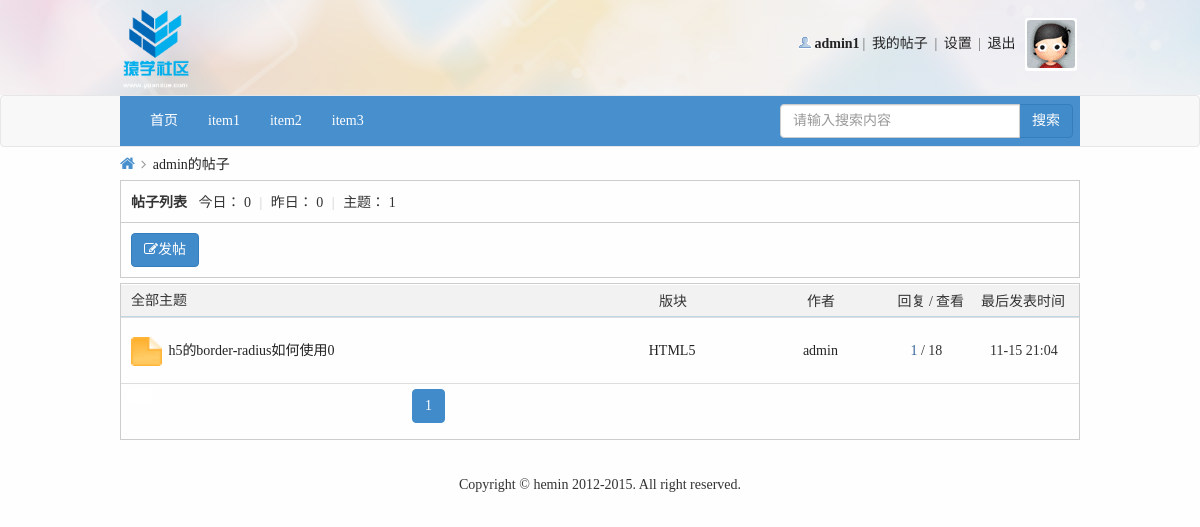
/userPost.php?uid=2 (signed in), run on an earlier commit of the app's database.
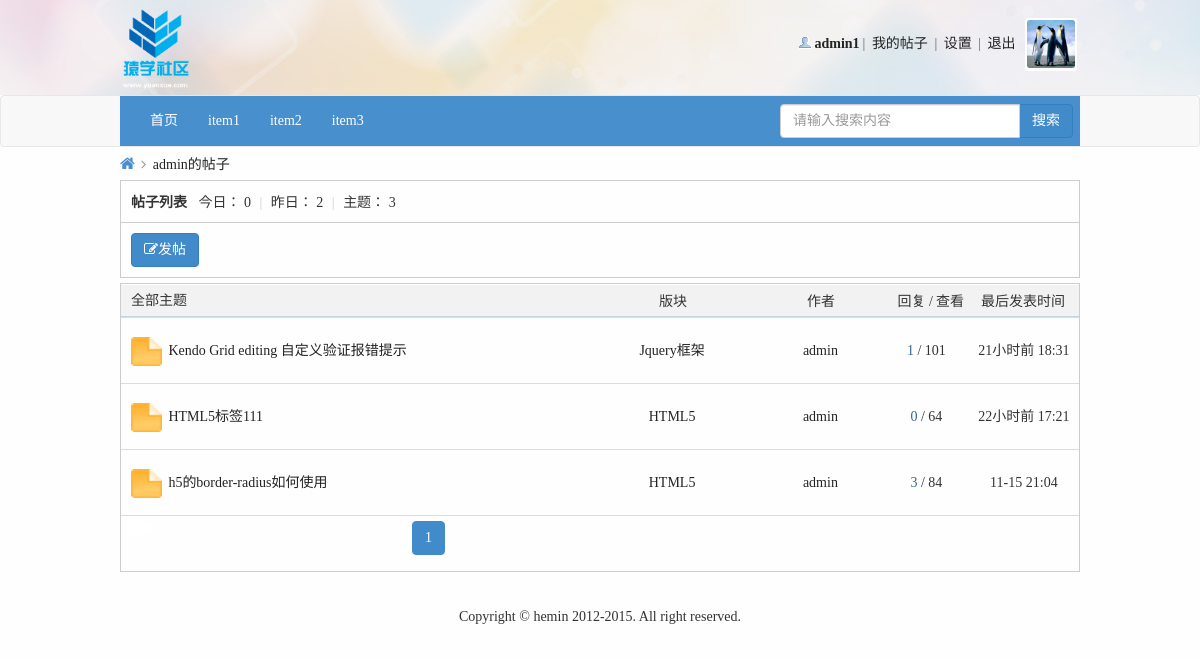
And on a later commit of the database.
### tables this page shows
CREATE TABLE IF NOT EXISTS `user` (
  `id` int(20) NOT NULL AUTO_INCREMENT COMMENT '唯一标识符',
  `name` varchar(200) NOT NULL COMMENT '用户名称',
  `psw` varchar(200) NOT NULL COMMENT '用户密码',
  `sex` varchar(200) NOT NULL DEFAULT '未填写' COMMENT '用户性别',
  `email` varchar(200) NOT NULL COMMENT '邮箱地址',
  `qq` varchar(200) NOT NULL DEFAULT '未填写' COMMENT '用户qq',
  `photo` varchar(200) NOT NULL COMMENT '用户头像',
  `level` int(11) NOT NULL DEFAULT '0' COMMENT '用户权限',
  `reallyName` varchar(200) NOT NULL DEFAULT '未填写' COMMENT '用户真实姓名',
  `birthday` varchar(200) NOT NULL DEFAULT '未填写' COMMENT '用户生日',
  `homeplace` varchar(200) NOT NULL DEFAULT '未填写' COMMENT '用户出生地',
  `bloodType` varchar(200) NOT NULL DEFAULT '未填写' COMMENT '用户血型',
  `fixedTel` varchar(200) NOT NULL DEFAULT '未填写' COMMENT '用户固定电话',
  `phone` varchar(200) NOT NULL DEFAULT '未填写' COMMENT '用户电话',
  `website` varchar(200) NOT NULL DEFAULT 'http://' COMMENT '用户主页',
  `school` varchar(200) NOT NULL DEFAULT '未填写' COMMENT '用户毕业学校',
  `degree` varchar(200) NOT NULL DEFAULT '未填写' COMMENT '用户学历',
  `company` varchar(200) NOT NULL DEFAULT '未填写' COMMENT '用户公司',
  `profession` varchar(200) NOT NULL DEFAULT '未填写' COMMENT '用户职业',
  `job` varchar(200) NOT NULL DEFAULT '未填写' COMMENT '用户职位',
  `income` varchar(200) NOT NULL DEFAULT '未填写' COMMENT '用户年收入',
  `registerTime` datetime NOT NULL COMMENT '注册时间',
  `lastLogin` datetime NOT NULL COMMENT '最后一次登录时间',
  PRIMARY KEY (`id`)
);

CREATE TABLE IF NOT EXISTS `post` (
  `postId` int(11) NOT NULL AUTO_INCREMENT COMMENT '帖子id',
  `postTitle` varchar(200) NOT NULL COMMENT '帖子标题',
  `postContent` varchar(2000) NOT NULL COMMENT '帖子内容',
  `postTime` datetime NOT NULL COMMENT '发帖时间',
  `tsmoduleId` int(11) NOT NULL COMMENT '所属子版块的id',
  `times` int(11) NOT NULL COMMENT '浏览次数',
  `postuid` int(11) NOT NULL COMMENT '发帖人id',
  `isTop` int(11) NOT NULL DEFAULT '0' COMMENT '是否置顶',
  `isBoutique` int(11) NOT NULL DEFAULT '0' COMMENT '是否加精',
  `updateTime` datetime NOT NULL COMMENT '当前条帖子有回复就更新',
  PRIMARY KEY (`postId`)
);

CREATE TABLE IF NOT EXISTS `sub_module` (
  `sid` int(20) NOT NULL AUTO_INCREMENT COMMENT '子版块id',
  `smoduleName` varchar(200) NOT NULL COMMENT '子版块名称',
  `smodulePic` varchar(200) NOT NULL COMMENT '子版块图片',
  `tParenModuleId` int(20) NOT NULL COMMENT '所属父版块id',
  `smoduleDesc` varchar(200) NOT NULL COMMENT '子版块描述',
  PRIMARY KEY (`sid`)
);

### inc/global.func.php (called while the page is built, shortened)
<?php
    function login_state($link){
        if (isset($_COOKIE['bs']['userName']) && isset($_COOKIE['bs']['psw'])){
            $sql = "select * from user where name='{$_COOKIE['bs']['userName']}' and psw='{$_COOKIE['bs']['psw']}'";
            $result = execute($link, $sql);
            if (mysqli_num_rows($result) == 1) {
                $data = fetch_array($result);
                return $data['id'];
            }else{
                return false;
            }
        }else {
            return false;
        }
    }
    function page($count,$page_size,$num_btn=10,$page='page'){
        $page_num_all=ceil($count/$page_size);
        $start=($_GET[$page]-1)*$page_size;
        $limit="limit {$start},{$page_size}";
        $current_url=$_SERVER['REQUEST_URI'];
        $arr_current=parse_url($current_url);
        $current_path=$arr_current['path'];
        $url='';
        if(isset($arr_current['query'])){
            parse_str($arr_current['query'],$arr_query);
            unset($arr_query[$page]);
            if(empty($arr_query)){
                $url="{$current_path}?{$page}=";
            }else{
                $other=http_build_query($arr_query);
                $url="{$current_path}?{$other}&{$page}=";
            }
        }else{
            $url="{$current_path}?{$page}=";
        }
        $html=array();
        if($num_btn>=$page_num_all){
            for($i=1;$i<=$page_num_all;$i++){
                if($_GET[$page]==$i){
                    $html[$i]="<li class='active'><a href='#'>{$i}</a></li>";
                }else{
                    $html[$i]="<li><a href='{$url}{$i}'>{$i}</a></li>";
                }
            }
        }
        $html=implode(' ',$html);
        $data=array(
            'limit'=>$limit,
            'html'=>$html,
            'totalPage'=>$page_num_all
        );
        return $data;
    }
    function tranTime($time) {
        $rtime = date("m-d H:i",$time);
        $htime = date("H:i",$time);
        $time = time() - $time;
        if ($time < 60) {
            $str = '刚刚';
        }
        elseif ($time < 60 * 60) {
            $min = floor($time/60);
            $str = $min.'分钟前';
        }
        elseif ($time < 60 * 60 * 24) {
            $h = floor($time/(60*60));
            $str = $h.'小时前 '.$htime;
        }
        elseif ($time < 60 * 60 * 24 * 3) {
            $d = floor($time/(60*60*24));
            if($d==1)
                $str = '昨天 '.$rtime;
            else
                $str = '前天 '.$rtime;
        }
        else {
            $str = $rtime;
        }
        return $str;
    }
?>

### inc/mysql.func.php (called while the page is built, shortened)
<?php
    function execute($link, $sql){
        $result = mysqli_query($link, $sql);
        return $result;
    }
    function nums($link, $sql){
        return mysqli_num_rows(execute($link, $sql));
    }
    function fetch_array($result){
        return mysqli_fetch_assoc($result);
    }
?>

### userPost.php (the view, shortened to what the rows shown need)
<!DOCTYPE html>
<html lang="en">
<head>
    <link rel="stylesheet" href="font/css/font-awesome.min.css">
    <link rel="stylesheet" href="css/bootstrap/css/bootstrap.min.css">
    <link rel="stylesheet" href="css/common.css">
    <link rel="stylesheet" href="css/pModuleList.css">
    <link rel="stylesheet" href="css/myPost.css">
</head>
<?php
    $link = connect();
    if (!($member_id = login_state($link))){
        promptBox("请先登录后才能继续浏览", 5, "login.php");
        exit;
    }
    $sql_user = "select * from user where id={$_GET['uid']}";
    $data_user = fetch_array(execute($link, $sql_user));
    $sql_post = "select * from post where postuid={$_GET['uid']}";
    $post_total = nums($link, $sql_post);
    $pagesize = 5;
    $page = page($post_total, $pagesize);
    $post = "select * from post where postuid={$_GET['uid']} ORDER BY postId DESC {$page['limit']}";
    $res_post = execute($link, $post);
?>
<body>
<?php include_once "inc/header.inc.php"?>
<div class="container" style="width: 990px;">
    <div class="position">
        <div class="z">
            <a href="index.php" class="nvhm"><i class="fa fa-home"></i></a>
            <em><i class="fa fa-angle-right"></i></em>
            <a href="#"><?php echo $data_user['name'];?>的帖子</a>
        </div>
    </div>
    <div class="pm-sm">
        <div class="pm-sm-top" style="position: relative;">
            <h2>全部主题</h2>
        </div>
        <div class="pm-sm-list">
            <table class="table table-condensed table-hover" id="smtable">
                <?php
                if($post_total) {
                    while ($data_post = fetch_array($res_post)) {
                        $sql_sm = "select * from sub_module where sid={$data_post['tsmoduleId']}";
                        $data_sm = fetch_array(execute($link, $sql_sm));
                        $sql_rep = "select * from reply where tpostId={$data_post['postId']}";
                        $rep_total = nums($link, $sql_rep);
                        ?>
                        <tr>
                            <td class="td1">
                                <a href="#"><img src="img/folder_new.gif" width="31" height="29"></a>
                            </td>
                            <td class="td2"><a href="postShow.php?postId=<?php echo $data_post['postId'];?>&sid=<?php echo $data_sm['sid'];?>"><?php echo $data_post['postTitle'];?></a></td>
                            <td class="td5"><a href="sModuleList.php?sid=<?php echo $data_sm['sid'];?>"><?php echo $data_sm['smoduleName'];?></a></td>
                            <td class="td6"><a href="profile.php?uid=<?php echo $data_user['id'];?>"><?php echo $data_user['name'];?></a></td>
                            <td class="td3">
                                <span class="xi2" title="回复"><?php echo $rep_total; ?></span>
                                <span class="xi1" title="查看"> / <?php echo $data_post['times']; ?></span>
                            </td>
                            <td class="td7"><?php echo tranTime(strtotime($data_post['postTime']));?></td>
                        </tr>
                    <?php }
                }else{
                    echo "<tr><td colspan='4' style='padding-left: 15px;'>暂无帖子...</td></tr>";
                }
                ?>
            </table>
        </div>
    </div>
</div>
</body>
</html>

### inc/header.inc.php (shortened to what the rows shown need)
<div id="header">
    <div class="container" style="width: 960px;padding: 0;">
        <div class="info">
            <?php
                $img_url = null;
                if (isset($member_id) && $member_id) {
                    $sql_photo = "select photo from user where id={$member_id}";
                    $member_result = execute($link, $sql_photo);
                    $res_photo = fetch_array($member_result);
                    if ($res_photo['photo'] != '') {
                        $img_url = $res_photo['photo'];
                    }else{
                        $img_url = 'img/noavatar_small.gif';
                    }
                }else{
                    $img_url = 'img/noavatar_small.gif';
                }
                if(isset($member_id) && $member_id){
                    $sql_info = "select * from user where id='{$member_id}'";
                    $res_info = fetch_array(execute($link, $sql_info));
                    $html = <<<EOT
                        <ul>
                            <li class="person"><a href="profile.php"><strong>{$res_info['name']}</strong></a></li>|
                            <li><a href="myPost.php">我的帖子</a></li> |
                            <li><a href="setProfile.php">设置</a></li> |
                            <li><a class="logout" href="#">退出</a></li>
                            <li class="headpic"><a href="profile.php"><img src="{$img_url}" width="48" height="48"></a></li>
                        </ul>
EOT;
                    echo $html;
                }
            ?>
        </div>
    </div>
</div>

What changed in the data, as far as the page shows it:
changed user "admin1": photo: picture added
added post: postTitle "Kendo Grid editing 自定义验证报错提示", sub_module.smoduleName "Jquery框架", $data_user['name'] "admin", rep_total "1", times "101", postTime "21小时前 18:31"
added post: postTitle "HTML5标签111", sub_module.smoduleName "HTML5", $data_user['name'] "admin", rep_total "0", times "64", postTime "22小时前 17:21"
changed post: postTitle "h5的border-radius如何使用0" → "h5的border-radius如何使用"; rep_total "1" → "3"; times "18" → "84"
Also different on the page:
$ptotal_yesterday: "0" → "2"
$post_total: "1" → "3"
